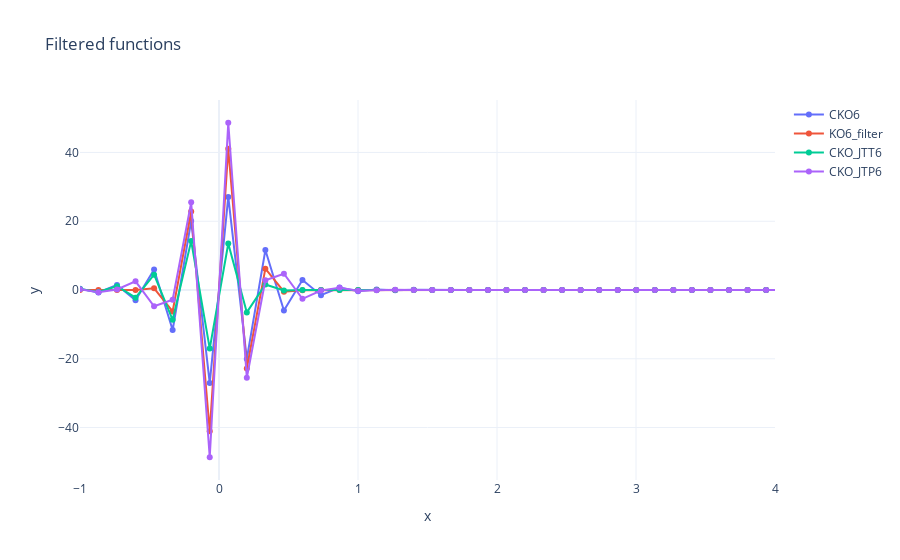

Notebook source saved alongside this figure:
### Code cell
del_cko = f_cko - f
del_ko = f_ko - f
del_ckot = f_ckot - f
del_ckop = f_ckop - f

fig = go.Figure()
fig.add_trace(go.Scatter(x=r, y=del_cko, name="CKO6", mode="lines+markers"))
fig.add_trace(go.Scatter(x=r, y=del_ko, name="KO6_filter", mode="lines+markers"))
fig.add_trace(go.Scatter(x=r, y=del_ckot, name="CKO_JTT6", mode="lines+markers"))
fig.add_trace(go.Scatter(x=r, y=del_ckop, name="CKO_JTP6", mode="lines+markers"))
#fig.add_trace(go.Scatter(x=r, y=f_kim, name="CKO_KIM", mode="lines+markers"))

fig.update_layout(
    title='Filtered functions',
    xaxis=dict(title='x', type='linear'),  # use 'log' for log scale
    yaxis=dict(title='y'),
    xaxis_range=[-1,4],
    #yaxis_range=[-20,20],
    hovermode='x',
    template='plotly_white'
)

fig.show()

### Figure 1 — Plotly figure (JSON) as saved in the notebook; plotly's stock layout.template omitted (floating-point values rounded to 4 significant figures; data arrays with more than 128 entries replaced by an {"elided": "..."} marker saying what was removed)
{"data": [{"mode": "lines+markers", "name": "CKO6", "type": "scatter", "x": {"elided": "1506 float values"}, "y": {"elided": "1506 float values"}}, {"mode": "lines+markers", "name": "KO6_filter", "type": "scatter", "x": {"elided": "1506 float values"}, "y": {"elided": "1506 float values"}}, {"mode": "lines+markers", "name": "CKO_JTT6", "type": "scatter", "x": {"elided": "1506 float values"}, "y": {"elided": "1506 float values"}}, {"mode": "lines+markers", "name": "CKO_JTP6", "type": "scatter", "x": {"elided": "1506 float values"}, "y": {"elided": "1506 float values"}}], "layout": {"hovermode": "x", "title": {"text": "Filtered functions"}, "xaxis": {"range": [-1, 4], "title": {"text": "x"}, "type": "linear"}, "yaxis": {"title": {"text": "y"}}}}
